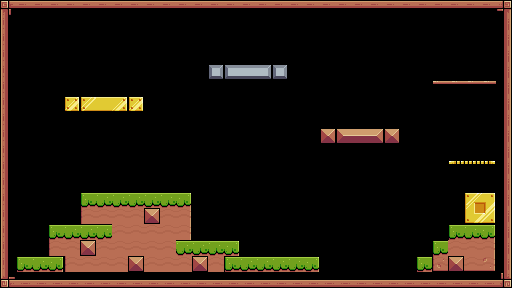

This is a level from a 2D game, rendered from its Tiled map with the project's own tilesets. A one-line summary and the complete map file follow:
An orthogonal 32x18 tile map with 16x16 px tiles, 2 tile layers (base, grass), 3 tilesets and 51 objects (6x apple, 4x left_top, 4x pineapple, 4x cherry, 4x strawberry, ...).

<map version="1.8" tiledversion="1.8.4" orientation="orthogonal" renderorder="right-down" width="32" height="18" tilewidth="16" tileheight="16" infinite="0" nextlayerid="6" nextobjectid="62">
 <tileset firstgid="1" name="terrain" tilewidth="16" tileheight="16" tilecount="242" columns="22">
  <image source="../images/tilesets/terrain.png" width="352" height="176" />
 </tileset>
 <tileset firstgid="243" name="numbers" tilewidth="16" tileheight="16" tilecount="50" columns="10">
  <image source="../images/numbers.png" width="160" height="80" />
 </tileset>
 <tileset firstgid="293" name="number_w" tilewidth="16" tileheight="16" tilecount="50" columns="10">
  <image source="../images/number_w.png" width="160" height="80" />
 </tileset>
 <layer id="1" name="base" width="32" height="18">
  <data encoding="csv">
89,90,90,90,90,90,90,90,90,90,90,90,90,90,90,90,90,90,90,90,90,90,90,90,90,90,90,90,90,90,90,91,
111,0,0,0,0,0,0,0,0,0,0,0,0,0,0,0,0,0,0,0,0,0,0,0,0,0,0,0,0,0,0,113,
111,0,0,0,0,0,0,0,0,0,0,0,0,0,0,0,0,0,0,0,0,0,0,0,0,0,0,0,0,0,0,113,
111,0,0,0,0,0,0,0,0,0,0,0,0,0,0,0,0,0,0,0,0,0,0,0,0,0,0,0,0,0,0,113,
111,0,0,0,0,0,0,0,0,0,0,0,0,123,101,102,103,123,0,0,0,0,0,0,0,0,0,0,0,0,0,113,
111,0,0,0,0,0,0,0,0,0,0,0,0,0,0,0,0,0,0,0,0,0,0,0,0,0,0,40,41,41,41,113,
111,0,0,0,216,194,195,196,216,0,0,0,0,0,0,0,0,0,0,0,0,0,0,0,0,0,0,0,0,0,0,113,
111,0,0,0,0,0,0,0,0,0,0,0,0,0,0,0,0,0,0,0,0,0,0,0,0,0,0,0,0,0,0,113,
111,0,0,0,0,0,0,0,0,0,0,0,0,0,0,0,0,0,0,0,35,13,14,15,35,0,0,0,0,0,0,113,
111,0,0,0,0,0,0,0,0,0,0,0,0,0,0,0,0,0,0,0,0,0,0,0,0,0,0,0,0,0,0,113,
111,0,0,0,0,0,0,0,0,0,0,0,0,0,0,0,0,0,0,0,0,0,0,0,0,0,0,0,18,19,20,113,
111,0,0,0,0,0,0,0,0,0,0,0,0,0,0,0,0,0,0,0,0,0,0,0,0,0,0,0,0,0,0,113,
111,0,0,0,0,7,8,8,8,8,8,8,0,0,0,0,0,0,0,0,0,0,0,0,0,0,0,0,0,217,218,113,
111,0,0,0,0,29,30,30,30,30,30,31,0,0,0,0,0,0,0,0,0,0,0,0,0,0,0,0,0,239,240,113,
111,0,0,7,8,8,8,30,30,30,30,31,0,0,0,0,0,0,0,0,0,0,0,0,0,0,0,0,7,8,9,113,
111,0,0,29,30,30,30,30,30,30,30,8,8,8,9,0,0,0,0,0,0,0,0,0,0,0,0,7,30,30,31,113,
111,7,8,9,29,30,30,30,30,30,30,30,30,30,7,8,8,8,8,9,0,0,0,0,0,0,0,51,52,52,53,113,
133,134,134,134,134,134,134,134,134,134,134,134,134,134,134,134,134,134,134,134,134,134,134,134,134,134,134,134,134,134,134,135
</data>
 </layer>
 <layer id="2" name="grass" width="32" height="18">
  <data encoding="csv">
0,0,0,0,0,0,0,0,0,0,0,0,0,0,0,0,0,0,0,0,0,0,0,0,0,0,0,0,0,0,0,0,
0,0,0,0,0,0,0,0,0,0,0,0,0,0,0,0,0,0,0,0,0,0,0,0,0,0,0,0,0,0,0,0,
0,0,0,0,0,0,0,0,0,0,0,0,0,0,0,0,0,0,0,0,0,0,0,0,0,0,0,0,0,0,0,0,
0,0,0,0,0,0,0,0,0,0,0,0,0,0,0,0,0,0,0,0,0,0,0,0,0,0,0,0,0,0,0,0,
0,0,0,0,0,0,0,0,0,0,0,0,0,0,0,0,0,0,0,0,0,0,0,0,0,0,0,0,0,0,0,0,
0,0,0,0,0,0,0,0,0,0,0,0,0,0,0,0,0,0,0,0,0,0,0,0,0,0,0,0,0,0,0,0,
0,0,0,0,0,0,0,0,0,0,0,0,0,0,0,0,0,0,0,0,0,0,0,0,0,0,0,0,0,0,0,0,
0,0,0,0,0,0,0,0,0,0,0,0,0,0,0,0,0,0,0,0,0,0,0,0,0,0,0,0,0,0,0,0,
0,0,0,0,0,0,0,0,0,0,0,0,0,0,0,0,0,0,0,0,0,0,0,0,0,0,0,0,0,0,0,0,
0,0,0,0,0,0,0,0,0,0,0,0,0,0,0,0,0,0,0,0,0,0,0,0,0,0,0,0,0,0,0,0,
0,0,0,0,0,0,0,0,0,0,0,0,0,0,0,0,0,0,0,0,0,0,0,0,0,0,0,0,0,0,0,0,
0,0,0,0,0,0,0,0,0,0,0,0,0,0,0,0,0,0,0,0,0,0,0,0,0,0,0,0,0,0,0,0,
0,0,0,0,0,0,0,0,0,0,0,9,0,0,0,0,0,0,0,0,0,0,0,0,0,0,0,0,0,0,0,0,
0,0,0,0,0,0,0,0,0,35,0,0,0,0,0,0,0,0,0,0,0,0,0,0,0,0,0,0,0,0,0,0,
0,0,0,0,0,0,0,0,0,0,0,0,0,0,0,0,0,0,0,0,0,0,0,0,0,0,0,0,0,0,0,0,
0,0,0,0,0,35,0,0,0,0,0,0,0,0,0,0,0,0,0,0,0,0,0,0,0,0,0,0,0,0,0,0,
0,0,0,0,0,0,0,0,35,0,0,0,35,0,0,0,0,0,0,0,0,0,0,0,0,0,7,0,35,0,0,0,
0,0,0,0,0,0,0,0,0,0,0,0,0,0,0,0,0,0,0,0,0,0,0,0,0,0,0,0,0,0,0,0
</data>
 </layer>
 <objectgroup id="4" name="body">
  <object id="5" type="left_top_right" x="80" y="192.667" width="110" height="32" />
  <object id="6" type="top_left" x="49" y="225" width="30.6667" height="31" />
  <object id="7" type="top" x="16.6667" y="257" width="46.6667" height="14.6667" />
  <object id="8" type="top_right" x="192" y="241" width="47.3333" height="14.3333" />
  <object id="9" type="right" x="176.333" y="225" width="13.6717" height="15" />
  <object id="10" type="top_right" x="240.333" y="257.333" width="78.6667" height="13.3333" />
  <object id="11" type="top" x="321" y="273" width="95" height="7.66667" />
  <object id="12" type="left_top" x="417.333" y="257.333" width="14" height="15" />
  <object id="13" type="left_top" x="432.667" y="241" width="15" height="16" />
  <object id="14" type="left_top" x="448.667" y="224.667" width="14.6667" height="17.3333" />
  <object id="15" type="left_top" x="464.333" y="192.333" width="30.3333" height="30.6667" />
  <object id="17" type="spawn" x="30.8054" y="219.171">
   <point />
  </object>
  <object id="20" type="right" x="4" y="9.5" width="11.5" height="247" />
  <object id="21" type="bottom" x="17.5" y="8.5" width="487" height="6.5" />
  <object id="22" type="left" x="497.5" y="16" width="6" height="176" />
  <object id="23" type="left_bottom_right_top" x="66" y="97.5" width="76" height="12" />
  <object id="24" type="left_right_bottom_top" x="209" y="65.5" width="78" height="13" />
  <object id="25" type="left_right_top_bottom" x="321.5" y="129.5" width="76.5" height="12.5" />
  <object id="27" type="left_top_bottom" x="432.25" y="80.25" width="63.5" height="4.25" />
  <object id="28" type="left_top_bottom" x="448.5" y="160.25" width="47.75" height="4.5" />
  <object id="29" type="pineapple" x="54.7264" y="166.169">
   <point />
  </object>
  <object id="30" type="pineapple" x="87.5622" y="164.677">
   <point />
  </object>
  <object id="31" type="pineapple" x="27.8607" y="52.7363">
   <point />
  </object>
  <object id="32" type="pineapple" x="88.5572" y="53.2338">
   <point />
  </object>
  <object id="33" type="cherry" x="214.925" y="39.3035">
   <point />
  </object>
  <object id="34" type="cherry" x="247.761" y="38.3085">
   <point />
  </object>
  <object id="35" type="pinepineapple" x="342.289" y="41.791">
   <point />
  </object>
  <object id="36" type="melon" x="455.721" y="39.3035">
   <point />
  </object>
  <object id="37" type="banana" x="341.791" y="103.483">
   <point />
  </object>
  <object id="38" type="banana" x="251.244" y="152.736">
   <point />
  </object>
  <object id="39" type="pinepineapple" x="294.03" y="181.095">
   <point />
  </object>
  <object id="40" x="168.657" y="135.821">
   <point />
  </object>
  <object id="41" type="kiwi" x="168.657" y="135.821">
   <point />
  </object>
  <object id="42" type="strawberry" x="360.697" y="197.015">
   <point />
  </object>
  <object id="44" type="cherry" x="121.891" y="146.766">
   <point />
  </object>
  <object id="45" type="cherry" x="160.697" y="165.174">
   <point />
  </object>
  <object id="46" type="melon" x="208.955" y="125.871">
   <point />
  </object>
  <object id="47" type="melon" x="215.423" y="177.612">
   <point />
  </object>
  <object id="48" type="kiwi" x="279.602" y="204.975">
   <point />
  </object>
  <object id="49" type="kiwi" x="230.348" y="208.955">
   <point />
  </object>
  <object id="50" type="orange" x="252.239" y="198.507">
   <point />
  </object>
  <object id="51" type="orange" x="280.1" y="239.304">
   <point />
  </object>
  <object id="52" type="strawberry" x="206.468" y="232.338">
   <point />
  </object>
  <object id="53" type="strawberry" x="256.716" y="239.801">
   <point />
  </object>
  <object id="54" type="strawberry" x="326.368" y="208.955">
   <point />
  </object>
  <object id="55" type="apple" x="303.98" y="238.806">
   <point />
  </object>
  <object id="56" type="apple" x="391.542" y="235.323">
   <point />
  </object>
  <object id="57" type="apple" x="327.363" y="237.314">
   <point />
  </object>
  <object id="58" type="apple" x="367.164" y="236.816">
   <point />
  </object>
  <object id="59" type="apple" x="451.244" y="133.831">
   <point />
  </object>
  <object id="61" type="apple" x="421.393" y="200.498">
   <point />
  </object>
 </objectgroup>
</map>